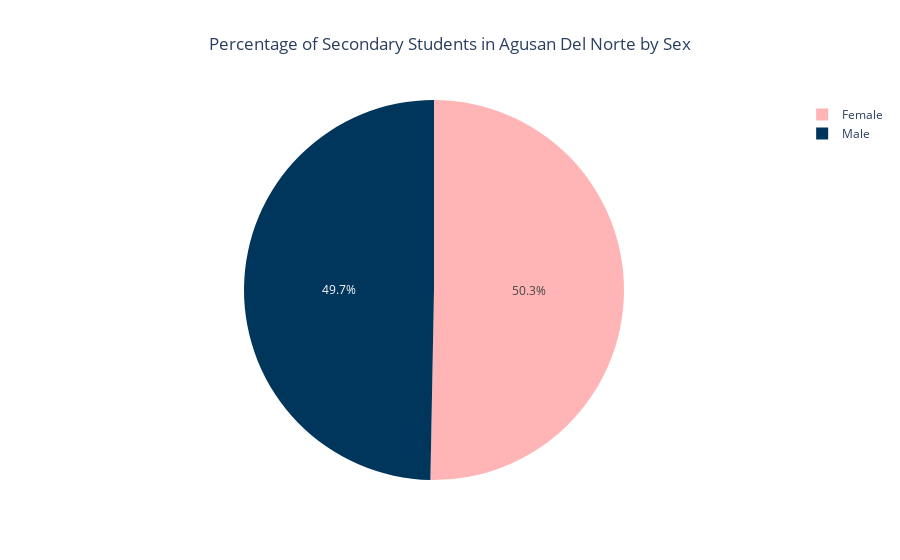

Here is the notebook cell this chart was saved with:
### Markdown cell above
### Secondary Students by Sex

### Code cell
# selecting dataframe row from selected region and province
secondary_students_counts = df_secondary_students.loc[selected_region, selected_province]

# converting dataframe row of counts to array of toilet type counts to assign to plotly go.figure values
secondary_students_counts = secondary_students_counts.values.flatten()

fig_secondary = go.Figure(data=[go.Pie(labels=sex,
                             values=secondary_students_counts)])

# setting title settings
title={'text':'Percentage of Secondary Students in '+selected_province.title()+' by Sex',
         'x':0.5,
         'xanchor': 'center'
}

# setting title and colors
fig_secondary.update_layout(title=title)
fig_secondary.update_traces(hoverinfo='label+value', marker=dict(colors=sex_color_map))

fig_secondary.show()

### Figure 1 — Plotly figure (JSON) as saved in the notebook; plotly's stock layout.template omitted (floating-point values rounded to 4 significant figures)
{"data": [{"hoverinfo": "label+value", "labels": ["Male", "Female"], "marker": {"colors": ["#01365c", "#ffb5b5"]}, "type": "pie", "values": [24917, 25219]}], "layout": {"title": {"text": "Percentage of Secondary Students in Agusan Del Norte by Sex", "x": 0.5, "xanchor": "center"}}}
